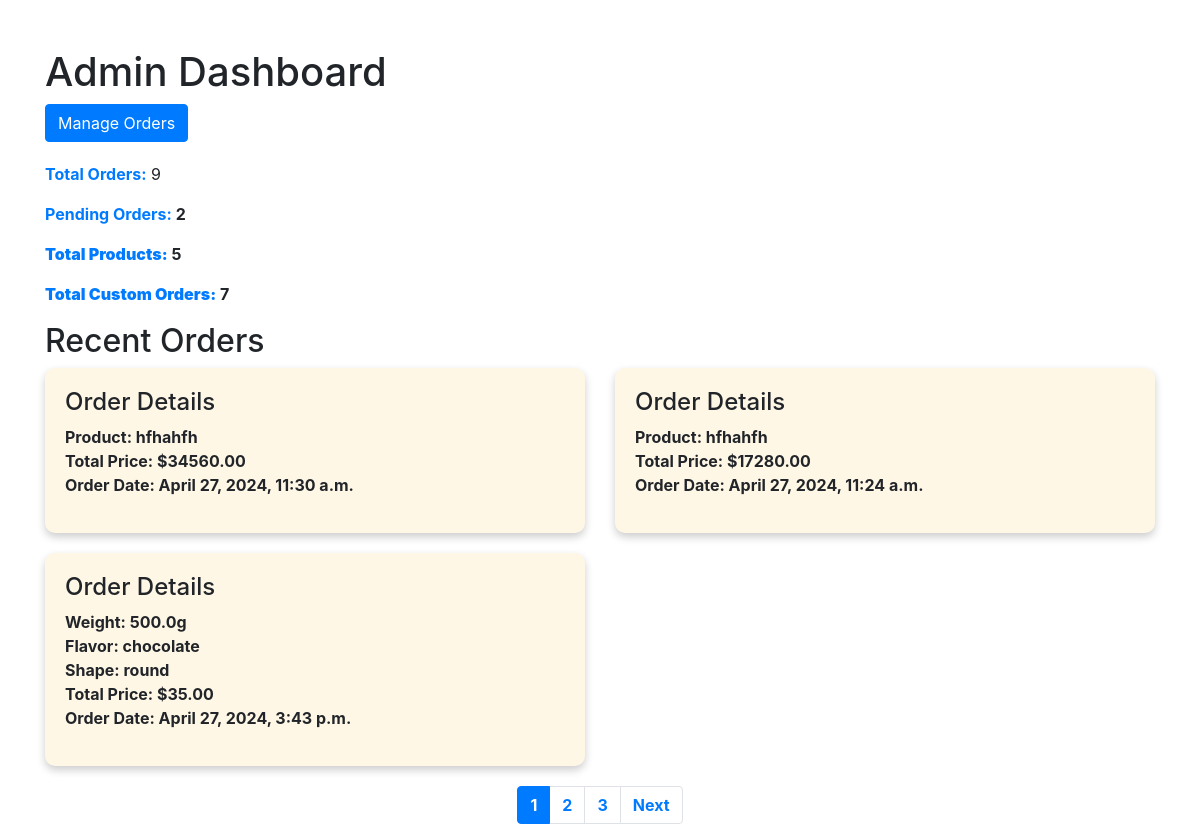
/admin-dashboard/ (signed in), run on the app's committed database.
### bakery_app/models.py (models this page shows, shortened)
class Order(models.Model):
    user = models.ForeignKey(User, on_delete=models.CASCADE)
    product = models.ForeignKey(BakeryProduct, on_delete=models.CASCADE)
    quantity = models.IntegerField()
    total_price = models.DecimalField(max_digits=10, decimal_places=2)
    payment_status = models.CharField(max_length=10, choices=[('paid', 'Paid'), ('pending', 'Pending')], default='pending')
    delivery_status = models.CharField(max_length=10, choices=[('shipped', 'Shipped'), ('pending', 'Pending')], default='pending')
    order_date = models.DateTimeField(auto_now_add=True)

class BakeryProduct(models.Model):
    name = models.CharField(max_length=100)
    description = models.TextField()
    price = models.DecimalField(max_digits=6, decimal_places=2)
    image = models.ImageField(upload_to='product_images/')

class CustomBakeryOrder(models.Model):
    user = models.ForeignKey(User, on_delete=models.CASCADE)  # User who placed the order
    weight = models.FloatField()  # Weight in grams
    flavor = models.CharField(max_length=50)  # Flavor of the bakery item
    shape = models.CharField(max_length=50)  # Shape of the bakery item
    order_date = models.DateTimeField(auto_now_add=True)  # When the order was placed
    delivery_date = models.DateField(null=True, blank=True)  # Optional delivery date
    payment_status = models.CharField(max_length=10, choices=[('paid', 'Paid'), ('pending', 'Pending')], default='pending')
    delivery_status = models.CharField(max_length=10, choices=[('shipped', 'Shipped'), ('pending', 'Pending')], default='pending')
    total_price = models.DecimalField(max_digits=6, decimal_places=2)  # Total price
    quantity = models.IntegerField(default=1)

### bakery_app/views.py (the view)
# urls.py: path('admin-dashboard/', views.admin_dashboard, name='admin_dashboard'),
@user_passes_test(is_admin)  # Restrict to admin users
def admin_dashboard(request):
    total_standard_orders = Order.objects.count()  # Total number of standard orders
    total_custom_orders = CustomBakeryOrder.objects.count()  # Total custom bakery orders
    total_orders = total_standard_orders + total_custom_orders  # Sum of both types of orders
    pending_orders = Order.objects.filter(payment_status='pending').count()  # Pending standard orders
    total_products = BakeryProduct.objects.count()  # Total number of products
    recent_standard_orders = Order.objects.order_by('-order_date')[:5]  # Most recent 5 standard orders
    recent_custom_orders = CustomBakeryOrder.objects.order_by('-order_date')[:5]  # Most recent 5 custom orders
    combined_recent_orders = list(recent_standard_orders) + list(recent_custom_orders)  # Combine recent orders
    paginator = Paginator(combined_recent_orders, 3)  # Display 3 recent orders per page
    page_number = request.GET.get('page')  # Get the current page number
    recent_orders_page = paginator.get_page(page_number)  # Get the relevant page object
    context = {
        'total_orders': total_orders,
        'pending_orders': pending_orders,
        'total_products': total_products,
        'total_custom_orders': total_custom_orders,
        'recent_orders_page': recent_orders_page,  # Paginated recent orders
    }
    return render(request, 'admin_dashboard.html', context)  # Render the dashboard template

### bakery_app/views.py (called while the page is built)
def is_admin(user):
    return user.is_staff  # Change this as needed to suit your admin check

### bakery_app/templates/admin_dashboard.html (shortened to what this page needs)
<!DOCTYPE html>
<html lang="en">
<head>
    <link rel="stylesheet" href="https://stackpath.bootstrapcdn.com/bootstrap/4.5.2/css/bootstrap.min.css">
</head>
<body>
    <div class="container mt-5">
        <h1>Admin Dashboard</h1>
        <div class="manage-orders">
            <a href="{% url 'manage_orders' %}" class="btn btn-primary">Manage Orders</a>
        </div>
        <div>
            <p><strong><a href="{% url 'all_orders' %}">Total Orders:</a></strong> {{ total_orders }}</p>
            <p><strong><a href="{% url 'pending_orders' %}">Pending Orders:</a></ng> {{ pending_orders }}</p>
            <p><strong><a href="{% url 'all_products' %}">Total Products:</a></strong> {{ total_products }}</p>
            <p><strong><a href="{% url 'custom_orders' %}">Total Custom Orders:</a></strong> {{ total_custom_orders }}</p>
        </div>
        <h2>Recent Orders</h2>
        <div class="row">
            {% for order in recent_orders_page %}
            <div class="col-md-6">
                <div class="order-card">
                    <h4>Order Details</h4>
                    <p>
                        {% if order.product %}
                        Product: {{ order.product.name }} <br>
                        {% else %}
                        Weight: {{ order.weight }}g <br>
                        Flavor: {{ order.flavor }} <br>
                        Shape: {{ order.shape }} <br>
                        {% endif %}
                        Total Price: ${{ order.total_price }} <br>
                        Order Date: {{ order.order_date }} <br>
                    </p>
                </div>
            </div>
            {% endfor %}
        </div>
        <nav aria-label="Page navigation">
            <ul class="pagination justify-content-center">
                {% for num in recent_orders_page.paginator.page_range %}
                <li class="page-item {% if num == recent_orders_page.number %}active{% endif %}">
                    <a class="page-link" href="?page={{ num }}">{{ num }}</a>
                </li>
                {% endfor %}
                {% if recent_orders_page.has_next %}
                <li class="page-item">
                    <a class="page-link" href="?page={{ recent_orders_page.next_page_number }}">Next</a>
                </li>
                {% endif %}
            </ul>
        </nav>
    </div>
</body>
</html>

### bakery_app/templates/admin_dashboard.html (style rules this page uses)
.order-card { background-color: #fff7e6; padding: 20px; border-radius: 10px; box-shadow: 0 4px 8px 0 rgba(0,0,0,0.2); margin-bottom: 20px; }
.manage-orders { margin-bottom: 20px; }

### data on the page
Order: product.name "hfhahfh", total_price "34560.00", order_date "April 27, 2024, 11:30 a.m."
Order: product.name "hfhahfh", total_price "17280.00", order_date "April 27, 2024, 11:24 a.m."
CustomBakeryOrder: weight "500.0", flavor "chocolate", shape "round", total_price "35.00", order_date "April 27, 2024, 3:43 p.m."

### other printed values
{{ total_orders }} "9"
{{ pending_orders }} "2"
{{ total_products }} "5"
{{ total_custom_orders }} "7"
{{ num }} "1" "2" "3"
